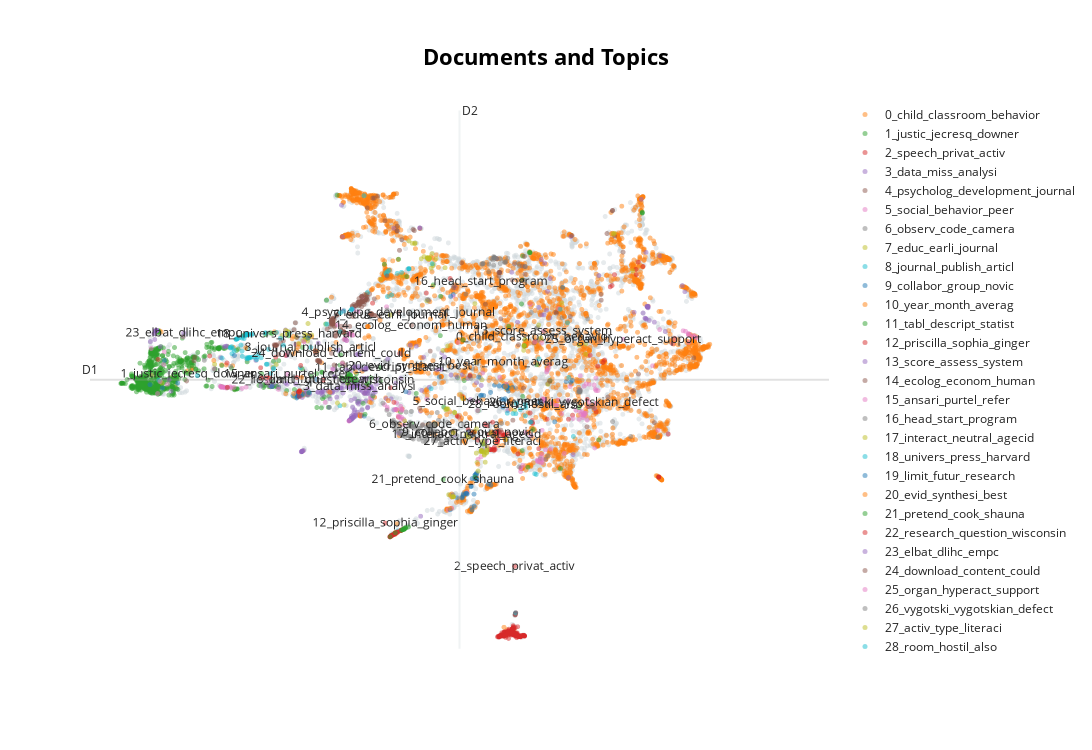

Notebook source saved alongside this figure:
### Markdown cell above
# 7. Visualize documents

We can visualize the documents (=texts) inside the topics to see if they were assigned correctly or whether they make sense. To do so, we can use the topic_model.visualize_documents() function. This function recalculates the document embeddings and reduces them to 2-dimensional space for easier visualization purposes.

### Code cell
df = df.reset_index(drop=True)  # Reset index to avoid KeyError
topic_model.visualize_documents(df['sentence'].tolist())  # Convert Series to list
